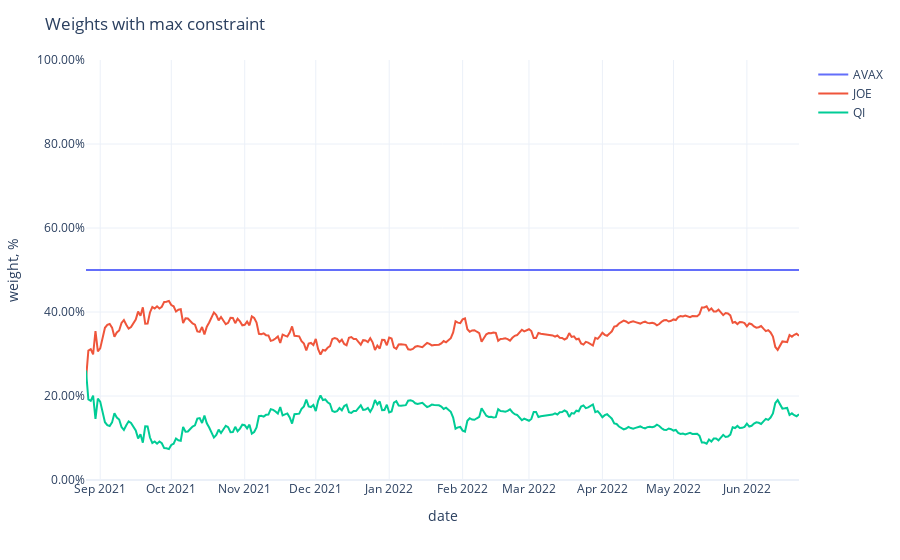

Write notebook code for a chart like this one.
### Code cell
fig = px.line(adjusted_weights,
              labels={'value': 'weight, %', 'variable': ''})
fig.update_traces(
    hovertemplate="%{y}"
)
fig.update_yaxes(
    tickformat=".2%",
    range=[0, 1],
)
fig.update_xaxes(
    showspikes=True,
    spikethickness=2,
    spikedash="dot",
    spikecolor="#999999",
    spikemode="across",
)
fig.update_layout(
    hovermode="x",
    hoverdistance=100,  ## Distance to show hover label of data point
    spikedistance=1000,  ## Distance to show spike
    template='plotly_white',
    title='Weights with max constraint'
)

### Figure 1 — Plotly figure (JSON) as saved in the notebook; plotly's stock layout.template omitted (floating-point values rounded to 4 significant figures; data arrays with more than 128 entries replaced by an {"elided": "..."} marker saying what was removed)
{"data": [{"hovertemplate": "%{y}", "legendgroup": "AVAX", "line": {"color": "#636efa", "dash": "solid"}, "marker": {"symbol": "circle"}, "mode": "lines", "name": "AVAX", "orientation": "v", "showlegend": true, "type": "scatter", "x": {"elided": "302 str values"}, "xaxis": "x", "y": {"elided": "302 float values"}, "yaxis": "y"}, {"hovertemplate": "%{y}", "legendgroup": "JOE", "line": {"color": "#EF553B", "dash": "solid"}, "marker": {"symbol": "circle"}, "mode": "lines", "name": "JOE", "orientation": "v", "showlegend": true, "type": "scatter", "x": {"elided": "302 str values"}, "xaxis": "x", "y": {"elided": "302 float values"}, "yaxis": "y"}, {"hovertemplate": "%{y}", "legendgroup": "QI", "line": {"color": "#00cc96", "dash": "solid"}, "marker": {"symbol": "circle"}, "mode": "lines", "name": "QI", "orientation": "v", "showlegend": true, "type": "scatter", "x": {"elided": "302 str values"}, "xaxis": "x", "y": {"elided": "302 float values"}, "yaxis": "y"}], "layout": {"autosize": true, "hoverdistance": 100, "hovermode": "x", "legend": {"title": {"text": ""}, "tracegroupgap": 0}, "margin": {"t": 60}, "spikedistance": 1000, "title": {"text": "Weights with max constraint"}, "xaxis": {"anchor": "y", "autorange": true, "domain": [0, 1], "range": ["2021-08-26", "2022-06-23"], "showspikes": true, "spikecolor": "#999999", "spikedash": "dot", "spikemode": "across", "spikethickness": 2, "title": {"text": "date"}, "type": "date"}, "yaxis": {"anchor": "x", "domain": [0, 1], "range": [0, 1], "tickformat": ".2%", "title": {"text": "weight, %"}, "type": "linear"}}}
